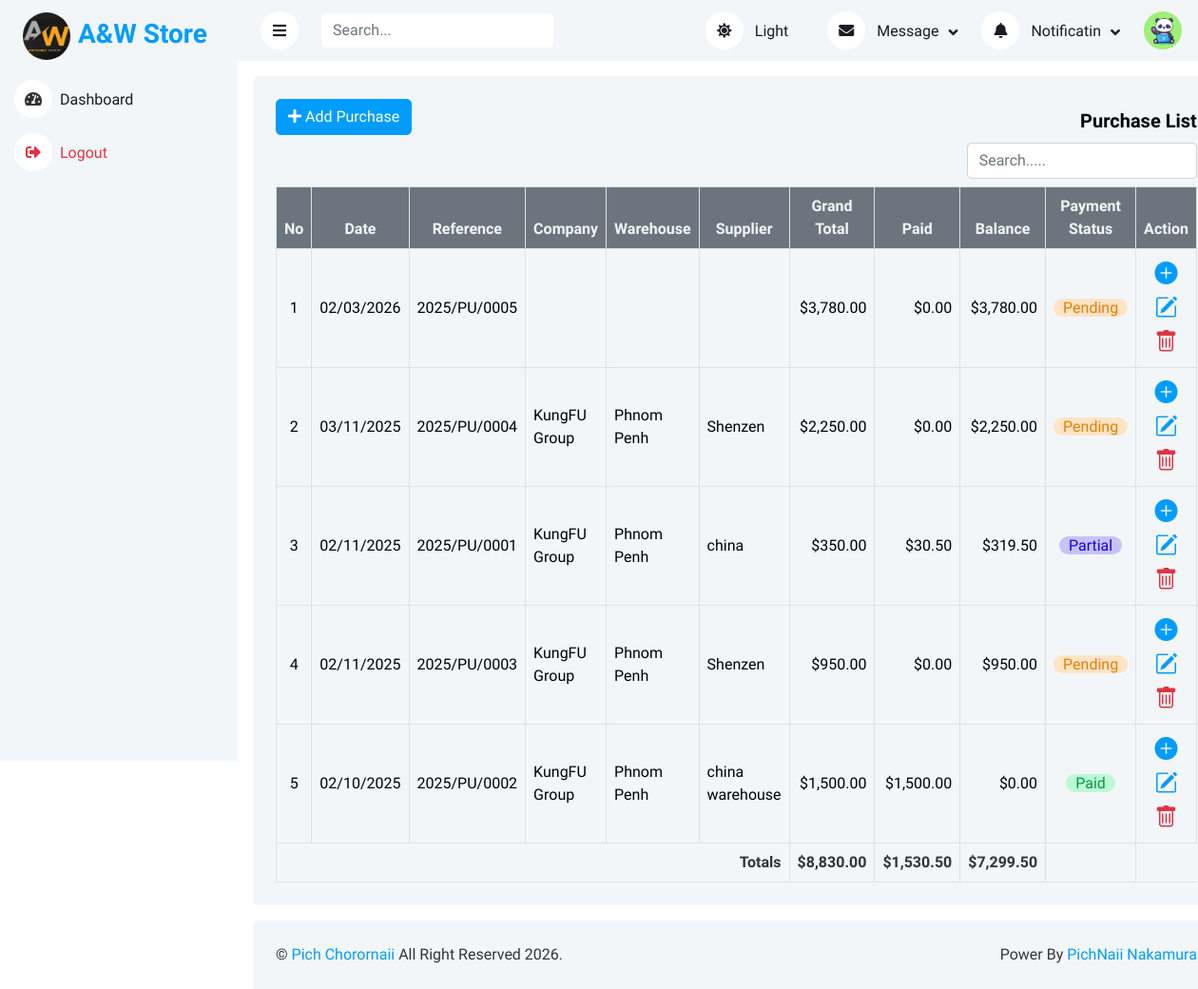
The app's page /admin/purchase.php with its own data.
### tables this page shows
CREATE TABLE `configurations` (
  `id` int(11) NOT NULL,
  `slideshow` int(11) NOT NULL,
  `product` int(11) NOT NULL,
  `category` int(11) NOT NULL,
  `page` int(11) NOT NULL,
  `user` int(11) NOT NULL,
  `report` int(11) NOT NULL,
  `setting` int(11) NOT NULL,
  `user_delete` int(11) NOT NULL,
  `user_edit` int(11) NOT NULL,
  `theme` tinyint(1) NOT NULL,
  `theme_color` int(11) NOT NULL,
  `productprefix` varchar(11) NOT NULL,
  `sidebar_color` varchar(11) NOT NULL,
  `body_color` varchar(11) NOT NULL,
  `bg_color` varchar(11) NOT NULL
);

CREATE TABLE `purchases` (
  `id` int(11) NOT NULL,
  `product_id` int(11) DEFAULT NULL,
  `product_name` varchar(255) DEFAULT NULL,
  `reference` varchar(100) NOT NULL,
  `supply_id` int(11) DEFAULT NULL,
  `create_date` date NOT NULL,
  `price` decimal(10,2) NOT NULL,
  `cost` decimal(10,2) DEFAULT NULL,
  `supplier` varchar(255) DEFAULT NULL,
  `company_id` int(11) DEFAULT NULL,
  `company` varchar(255) DEFAULT NULL,
  `warehouse_id` int(11) DEFAULT NULL,
  `warehouse` varchar(255) DEFAULT NULL,
  `rate` varchar(50) DEFAULT NULL,
  `tax` varchar(50) DEFAULT NULL,
  `discount` varchar(50) DEFAULT NULL,
  `shipping` varchar(50) DEFAULT NULL,
  `note` longtext DEFAULT NULL,
  `grand_total` decimal(10,2) DEFAULT NULL,
  `paid` decimal(10,2) DEFAULT NULL,
  `balance` decimal(10,2) DEFAULT NULL,
  `payment_status` varchar(255) DEFAULT NULL
);

### admin/purchase.php (the view, shortened to what this page needs)
<?php
    require_once 'include/dbconnection.php';
    $purchase_data = ("SELECT
                        id,
                        create_date,
                        reference,
                        company,
                        warehouse,
                        supplier,
                        grand_total,
                        paid,
                        (grand_total - IFNULL(paid, 0)) AS balance,
                        payment_status
                        FROM purchases
                        ORDER BY create_date DESC
                    ");
    $purchase = $conn->query($purchase_data);
?>
<!DOCTYPE html>
<html lang="en">
<?php include "include/header.php"?>
<body>
    <div class="position-relative bg-white d-flex p-0">
		<?php include "include/sidebar.php"?>
        <div class="content">
            <?php include "include/navbar.php"?>
            <div class="container-fluid pt-3 px-3">
                <div class="bg-light text-center rounded p-4">
                    <div class="d-flex align-items-center justify-content-between mb-0">
                        <a href="add_purchase.php" class="btn btn-primary mb-2">
                            <i class="fas fa-plus"></i> Add Purchase
                        </a>
                        <h5 class="mb-0 fw-bold text-title">Purchase List</h5>
                    </div>
                    <div class="d-flex align-items-center justify-content-between mb-2">
                        <div class="input-group w-25">
                            <input type="text" id="categorySearch" class="form-control w-50" placeholder="Search.....">
                        </div>
                    </div>
                    <div class="table-responsive">
                        <table class="table text-start align-middle table-bordered table-hover mb-0">
                            <thead>
                                <tr class="bg-secondary text-light text-center">
                                    <th>No</th>
                                    <th>Date</th>
                                    <th>Reference</th>
                                    <th>Company</th>
                                    <th>Warehouse</th>
                                    <th>Supplier</th>
                                    <th>Grand Total</th>
                                    <th>Paid</th>
                                    <th>Balance</th>
                                    <th>Payment Status</th>
                                    <th>Action</th>
                                </tr>
                            </thead>
                            <tbody class="text-title">
                                <?php
                                    if ($purchase->num_rows > 0) {
                                        $no = 1;
                                        $g_total = 0;
                                        $total_paid = 0;
                                        $total_balance = 0;
                                        while($pur = $purchase->fetch_assoc()) {
                                            $g_total += $pur['grand_total'];
                                            $total_paid += $pur['paid'];
                                            $total_balance += $pur['balance'];
                                            $currencyCode = 'USD';
                                            $formatter = new NumberFormatter('en_US', NumberFormatter::CURRENCY);
                                            $grandtotal = $formatter->formatCurrency($g_total, $currencyCode);
                                            $totalpaid = $formatter->formatCurrency($total_paid, $currencyCode);
                                            $totalbalance = $formatter->formatCurrency($total_balance, $currencyCode);
                                            $payment_status_name = '' ;
                                            $payment_status_color = '';
                                            if ($pur['paid'] == 0) {
                                                $payment_status_name = 'Pending';
                                                $payment_status_color = 'badge-orange';
                                            } elseif ($pur['paid'] >= $pur['grand_total']) {
                                                $payment_status_name = 'Paid';
                                                $payment_status_color = 'badge-green';
                                            } elseif ($pur['paid'] > 0 && $pur['paid'] < $pur['grand_total']) {
                                                $payment_status_name = 'Partial';
                                                $payment_status_color = 'badge-brown';
                                            }
                                ?>
                                    <tr data-id="<?= $pur['id'] ?>" style="cursor:pointer;">
                                        <td class="text-center"><?= $no ?></td>
                                        <td class="text-center"><?= date('d/m/Y', strtotime($pur['create_date'])) ?></td>
                                        <td class="text-center"><?= $pur['reference'] ?></td>
                                        <td class="text-start"><?= $pur['company'] ?></td>
                                        <td class="text-start"><?= $pur['warehouse'] ?></td>
                                        <td class="text-start"><?= $pur['supplier'] ?></td>
                                        <td class="text-end"><?= $formatter->formatCurrency($pur['grand_total'], $currencyCode); ?></td>
                                        <td class="text-end"><?= $formatter->formatCurrency($pur['paid'], $currencyCode); ?></td>
                                        <td class="text-end"><?= $formatter->formatCurrency($pur['balance'], $currencyCode); ?></td>
                                        <td class="text-center"><span class="<?= $payment_status_color ?>"><?= $payment_status_name ?></span></td>
                                        <td class="text-center">
                                            <a class="edit-btn"
                                                data-id="<?= $pur['id'] ?>"
                                                data-code="<?= $pur['code'] ?>"
                                                data-name="<?= $pur['name'] ?>"
                                                data-created_date="<?= $pur['created_date'] ?>"
                                                data-bs-toggle="modal"
                                                data-bs-target="#EditUser">
                                                <i class="bi bi-plus-circle-fill cursor-pointer fs-4"></i>
                                            </a>
                                            <a class="edit-btn"
                                                data-id="<?= $pur['id'] ?>"
                                                data-code="<?= $pur['code'] ?>"
                                                data-name="<?= $pur['name'] ?>"
                                                data-created_date="<?= $pur['created_date'] ?>"
                                                data-bs-toggle="modal"
                                                data-bs-target="#EditUser">
                                                <i class="bi bi-pencil-square cursor-pointer fs-4"></i>
                                            </a>
                                            <a class="delete-btn" data-id="<?= $pur['id'] ?>" data-bs-toggle="modal" data-bs-target="#delete">
                                                <i class="bi bi-trash text-danger cursor-pointer fs-4"></i>
                                            </a>
                                        </td>
                                    </tr>
                                <?php
                                    $no++;
                                    }
                                } else { ?>
                                    <tr><td colspan='4' class='text-center text-danger'>No products found.</td></tr>
                                <?php } ?>
                            </tbody>
                            <tfoot>
                                <tr class="bg-light">
                                    <td colspan="6" class="text-end fw-bold">Totals</td>
                                    <td class="text-end"><strong><?= $grandtotal ?></strong></td>
                                    <td class="text-end"><strong><?= $totalpaid ?></strong></td>
                                    <td class="text-end"><strong><?= $totalbalance ?></strong></td>
                                    <td></td>
                                </tr>
                            </tfoot>
                        </table>
                    </div>
                </div>
            </div>
            <?php include "include/footer.php"?>
		</div>
	</div>
</body>
</html>

### admin/css/style.css (style rules this page uses)
:root { --primary: #009cff; --light: #f3f6f9; --white: #ffffff; --dark: #191c24; }
.btn { transition: 0.5s; }
.btn.btn-primary { color: #ffffff; }
.content { margin-left: 250px; min-height: 100vh; background: var(--bg-content); transition: 0.5s; }
@media (min-width: 992px) { .content { width: calc(100% - 200px); } }
.text-title { color: var(--text-title); }
.badge-orange { background: #ffe4c5; padding: 0px 10px; border-radius: 10px; color: #e77d00; }
.badge-green { background: #bdf9d6; padding: 0px 10px; border-radius: 10px; color: #009a3f; }
.badge-brown { background: #c7c2fb; padding: 0px 10px; border-radius: 10px; color: #1300e0; }

### records on screen
purchases: create_date "02/03/2026", reference "2025/PU/0005", grand_total "$3,780.00", paid "$0.00", formatCurrency "$3,780.00", paid "Pending"
purchases: create_date "03/11/2025", reference "2025/PU/0004", company "KungFU Group", warehouse "Phnom Penh", supplier "Shenzen", grand_total "$2,250.00", paid "$0.00", formatCurrency "$2,250.00", paid "Pending"
purchases: create_date "02/11/2025", reference "2025/PU/0001", company "KungFU Group", warehouse "Phnom Penh", supplier "china", grand_total "$350.00", paid "$30.50", formatCurrency "$319.50", payment_status_name "Partial"
purchases: create_date "02/11/2025", reference "2025/PU/0003", company "KungFU Group", warehouse "Phnom Penh", supplier "Shenzen", grand_total "$950.00", paid "$0.00", formatCurrency "$950.00", paid "Pending"
purchases: create_date "02/10/2025", reference "2025/PU/0002", company "KungFU Group", warehouse "Phnom Penh", supplier "china warehouse", grand_total "$1,500.00", paid "$1,500.00", formatCurrency "$0.00", payment_status_name "Paid"

### other values on screen
$grandtotal "$8,830.00"
$totalpaid "$1,530.50"
$totalbalance "$7,299.50"
